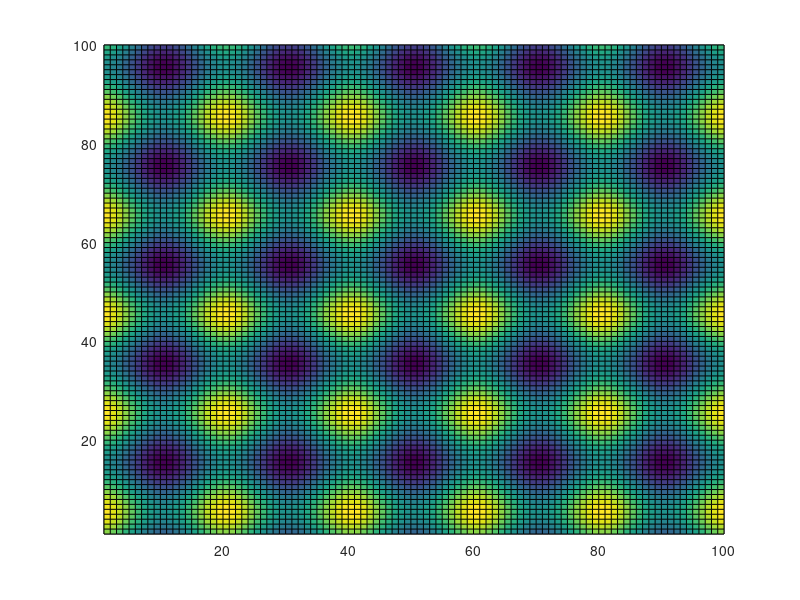
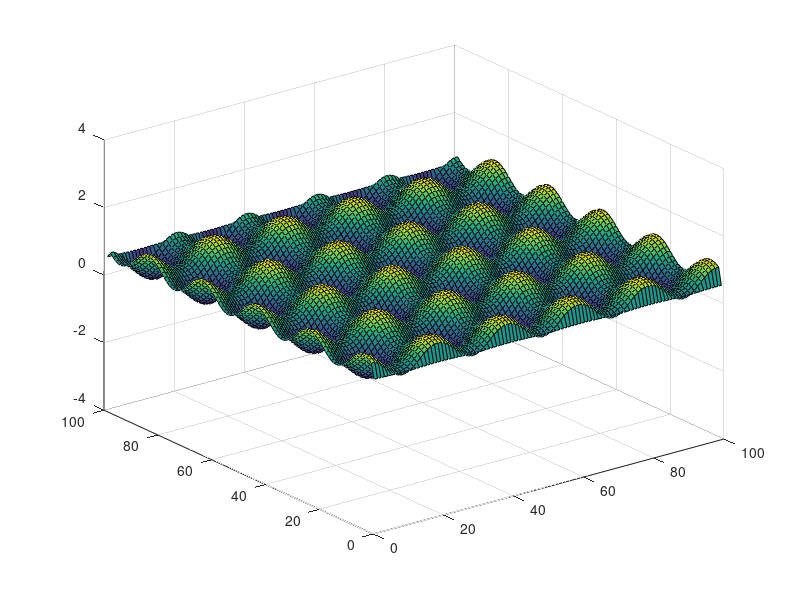
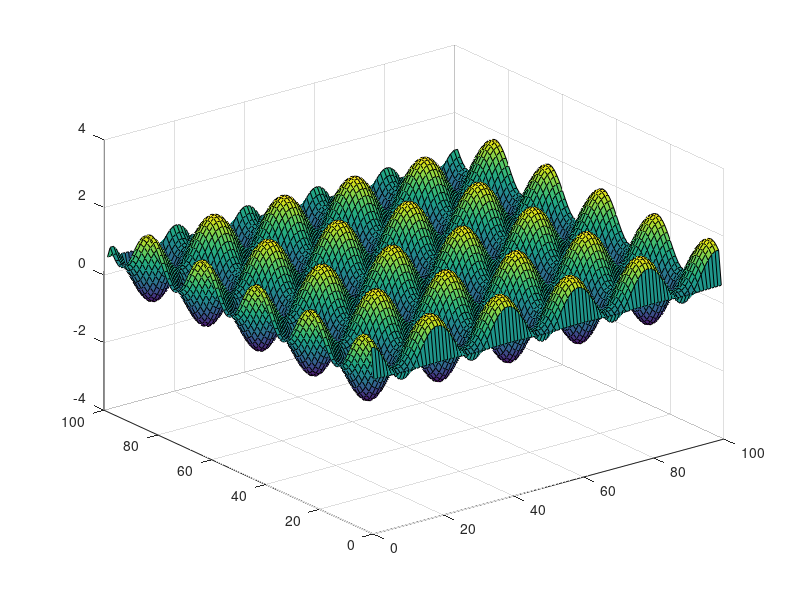
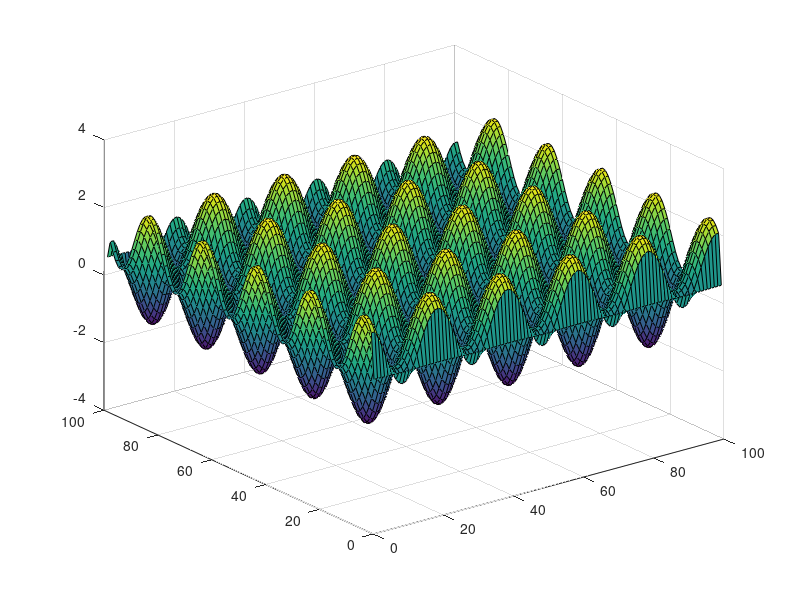

These figures' MATLAB source, in order:
clear all
clc



n = 100;
R = 8.314;
T = 500;
%for up-hill diffusion O > 2RT
O = 10000;
D = 100;
dx= 0.5;
dt=1/(20*D);
mu  = zeros(100);
arr_conc_old = zeros(100);
arr_conc = zeros(100);

%loop to find the initial concentration 2d array
for i = 1:100
    for j = 1:100
        %creating a 3d array with random numbers between 0.5 and 1
        arr_conc_old(i,j) = 0.5+0.01*sin(i*pi/10) + 0.01*cos(j*pi/10);
    end
end
pcolor(arr_conc_old)
zlim([-4 4])
        hold on
%loop to find the mu 2d array
for i= 1:100
    for j = 1:100
        mu(i,j) =  O*(1-arr_conc_old(i,j))^2 + R * T * log(arr_conc_old(i,j));
    end
end
arr_conc = arr_conc_old;
%loop to find the concentraion after uphill diffusion
count =1;
for m = 1:5
    count = count +1;
    for i = 2:n-1
     for j = 2:n-1
        arr_conc(i,j) = arr_conc(i,j) + dt*D*(mu(i+1,j+1) + mu(i-1,j-1) -2*mu(i,j))/((dx)^2);
    end 
    arr_conc(i,1) = arr_conc(i,2);
    arr_conc(i,n) = arr_conc(i,n-1);
    hold off
    
   
    end
    
    figure
    surf(1:100,1:100,arr_conc); 
    str = sprintf('plot of uphill diffusion after time t =%d', m*dt); 
    title(str)
    zlabel('Concentration')
    
    surf(arr_conc)
    zlim([-4 4])
    
    
    
end
%From  G vs X plot we get the upper and lower bound of composition lies in between 15 and 85% 
%By using max(arr_conc) and min(arr_conc) we get the maximum and minimum
%value to be 3.3953 and  -2.5829 which is inside the range value obtained after 30 units of time
%from G vs X plot

(min(arr_conc))
hold off;
        
        
        
        
        